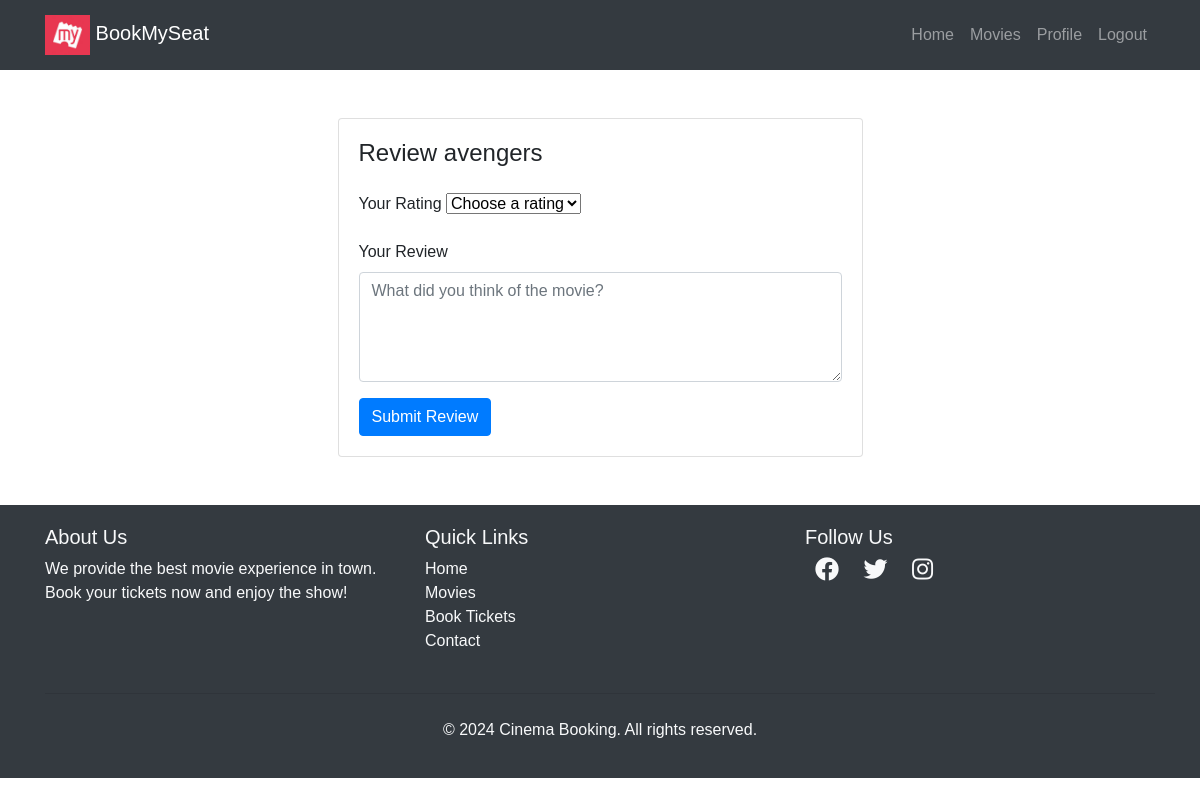
Page /movies/1/review/ (signed in) on the earlier database version.
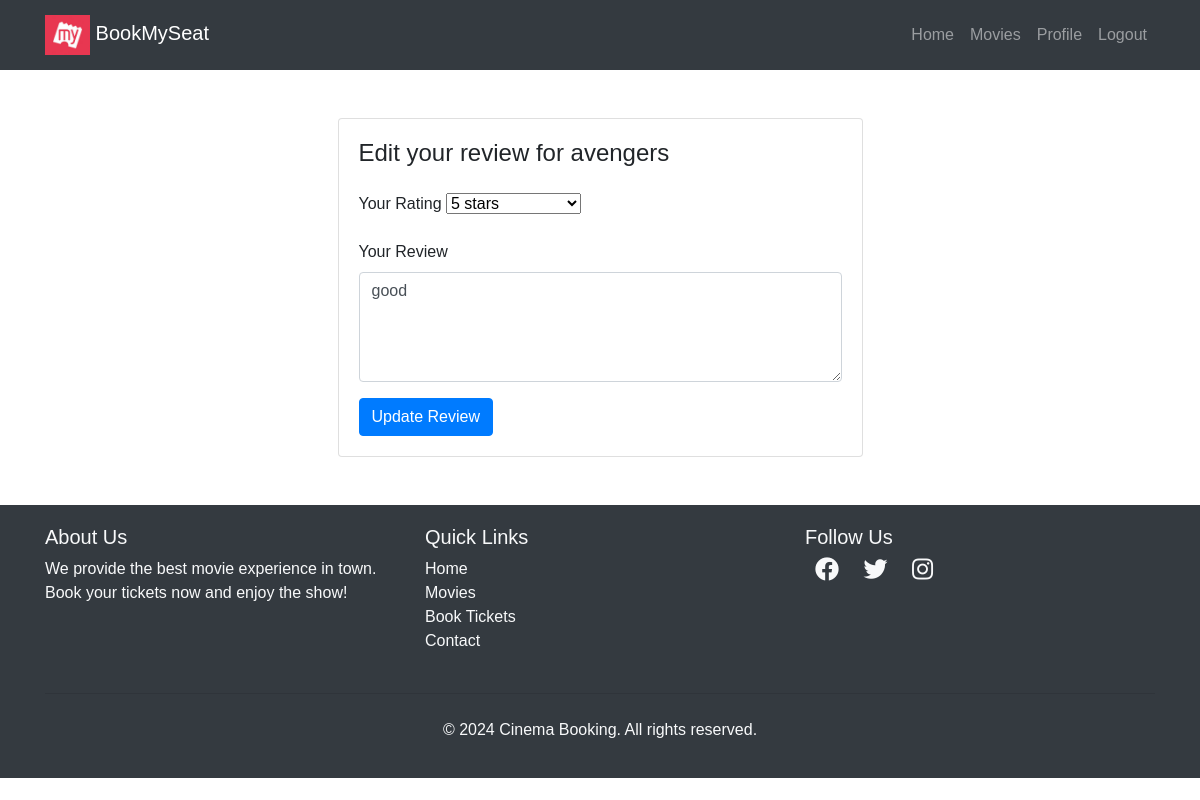
Same page on the later database version.
### movies/models.py (models this page shows, shortened)
class Review(models.Model):
    user = models.ForeignKey(User, on_delete=models.CASCADE, related_name='reviews')
    movie = models.ForeignKey(Movie, on_delete=models.CASCADE, related_name='reviews')
    rating = models.PositiveSmallIntegerField(validators=[MinValueValidator(1), MaxValueValidator(5)])
    comment = models.TextField(blank=True)
    created_at = models.DateTimeField(auto_now_add=True)
    updated_at = models.DateTimeField(auto_now=True)
    reported_count = models.PositiveIntegerField(default=0)
    class Meta:
        unique_together = ('user', 'movie')

### movies/views.py (the view, shortened to what this page needs)
# urls.py: path('<int:movie_id>/review/',views.submit_review,name='submit_review'),
@login_required(login_url='/login/')
def submit_review(request, movie_id):
    movie = get_object_or_404(Movie, id=movie_id)
    has_watched = Booking.objects.filter(user=request.user, movie=movie, status='confirmed').exists()
    if not has_watched:
        messages.error(request, "You can only review a movie after booking and watching it.")
        return redirect('theater_list', movie_id=movie.id)
    existing_review = Review.objects.filter(user=request.user, movie=movie).first()
    return render(request, 'movies/submit_review.html', {
        'movie': movie,
        'existing_review': existing_review,
    })

### templates/movies/submit_review.html (shortened to what this page needs)
{% extends "users/basic.html" %} {% block content %}
<div class="container mt-5">
  <div class="row">
    <div class="col-lg-6 mx-auto">
      <div class="card">
        <div class="card-body">
          <h4 class="card-title mb-4">
            {% if existing_review %}Edit your review for{% else %}Review{% endif %}
            {{ movie.name }}
          </h4>
          <form method="POST">
            <div class="mb-3">
              <label class="form-label">Your Rating</label>
              <select name="rating" class="form-select" required>
                <option value="">Choose a rating</option>
                {% for i in "12345" %}
                <option value="{{ i }}" {% if existing_review.rating|stringformat:"s" == i %}selected{% endif %}>
                  {{ i }} star{{ i|add:"0"|pluralize }}
                </option>
                {% endfor %}
              </select>
            </div>
            <div class="mb-3">
              <label class="form-label">Your Review</label>
              <textarea name="comment" class="form-control" rows="4" placeholder="What did you think of the movie?">{{ existing_review.comment|default:'' }}</textarea>
            </div>
            <button type="submit" class="btn btn-primary">
              {% if existing_review %}Update Review{% else %}Submit Review{% endif %}
            </button>
          </form>
        </div>
      </div>
    </div>
  </div>
</div>
{% endblock %}

Differences in the rows shown:
added Review: rating "5 stars", comment "good"
Other differences:
form field rating: "Choose a rating" → (not shown)
text no longer shown: "Review Submit Review"
text now shown: "Edit your review for Update Review"
